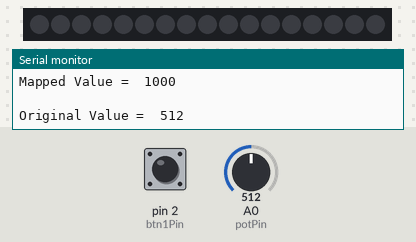
The sketch below on a simulated Arduino Uno, built with avr-gcc and run on an emulated ATmega328P. Parts: 17 RGB LEDs in strip order, left to right, the last lines printed to the serial monitor. The inputs (shaded band) are chosen by the test bench; at power-on: pin 2 (btn1Pin) LOW, A0 (potPin) = 512.

Above: at 1.2 s.
1.3 s: pin 2 (btn1Pin) pulled HIGH for 0.15 s
At 2.0 s:
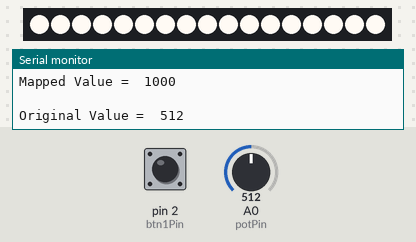
2.9 s: A0 (potPin) set to 396
4.5 s: A0 (potPin) set to 375
At 5.4 s:
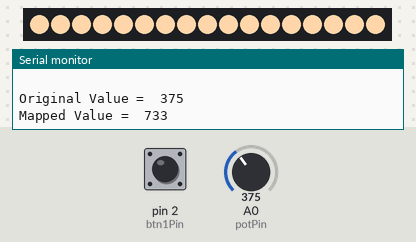
6.1 s: A0 (potPin) set to 135
7.7 s: A0 (potPin) set to 121
At 9.0 s:
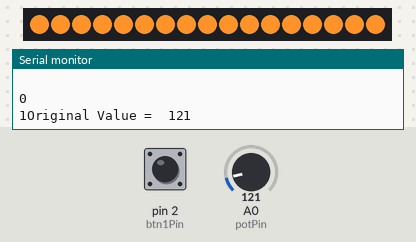
9.3 s: pin 2 (btn1Pin) pulled HIGH for 1 s
At 10.6 s:
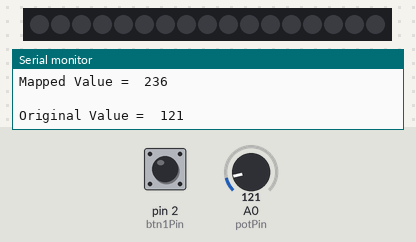
Timing chart, 0 to 12.3 s (numbered marks = the images above; inputs shaded):
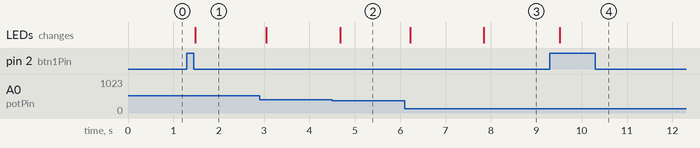

The sketch:

IntelligentLight002.ino
```cpp
#include <FastLED.h>
#define CHIPSET     WS2811       // define the led type
#define NUM_LEDS_PER_STRIP 17   // total number of leds per strip
#define LED_PIN 6
#define COLOR_ORDER GRB
#define BRIGHTNESS  255
CRGB leds[NUM_LEDS_PER_STRIP];
// Farvetemperaturer
int color1 = 0xFF9329; // Candle
int color2 = 0xFFC58F; // Tungsten40W
int color3 = 0xFFD6AA; // Tungsten100W
int color4 = 0xFFF1E0; // Halogen
int color5 = 0xFFFAF4; // CarbonArc
int color6 = 0xFFFFFB; // HighNoonSUN
int color7 = 0xFFFFFF; // DirectSunlight
int color8 = 0xC9E2FF; // OvercastSky
int color9 = 0x409CFF; // ClearBlueSky
//OnOffSwitch
int LEDState=0;
int btn1Pin=2;
int buttonNew;
int buttonOld=1;
int dt=100;
int currentColor;
int colorState = 0;
// Potentiometer
int lastPotValue;
int potPin = A0;
int Mapped;
int newMapped;

void setup() {
  Serial.begin(9600);
  pinMode (btn1Pin, INPUT);
  pinMode(potPin, INPUT);
  FastLED.addLeds<CHIPSET, LED_PIN, COLOR_ORDER>(leds, NUM_LEDS_PER_STRIP).setCorrection( TypicalSMD5050 );
  FastLED.setBrightness( BRIGHTNESS );
  for(int i = 0; i < NUM_LEDS_PER_STRIP; i++){
  leds[i]=CRGB::Black;
  FastLED.show();
  }
}

void loop(){
int potValue = analogRead(potPin);
Serial.print("Original Value =  ");
Serial.println(potValue);
Mapped = map(potValue, 0, 1023, 0, 2000);
newMapped = Mapped / 250;
Serial.print("Mapped Value =  ");
Serial.println(Mapped);
Serial.println(" ");

buttonNew=digitalRead(btn1Pin);

if (LEDState == 1){
  int potValue = analogRead(potPin);
  Mapped = map(potValue, 0, 1023, 0, 2000);
  newMapped = Mapped / 250;
  lightadjust();
}

if(buttonOld==0 && buttonNew==1){
  if (LEDState==0){
    digitalWrite(LED_PIN,HIGH);
    LEDState=1;
    Serial.println("on");
    for(int i = 0; i < NUM_LEDS_PER_STRIP; i++){
    int potValue = analogRead(potPin);
    Mapped = map(potValue, 0, 1023, 0, 2000);
    newMapped = Mapped / 250;
    leds[i]=currentColor;
    Serial.print(colorState);
    FastLED.show(); }
  } else{
    digitalWrite(LED_PIN, LOW);
    LEDState=0;
    Serial.println("off");
    for(int i = 0; i < NUM_LEDS_PER_STRIP; i++){
    leds[i]=CRGB::Black;
    FastLED.show(); }
  }
}
buttonOld=buttonNew;
}


void lightadjust() {
int potValue = analogRead(potPin);
Serial.print("Original Value =  ");
Serial.println(potValue);
Mapped = map(potValue, 0, 1023, 0, 2000);
newMapped = Mapped / 250;
Serial.print("Mapped Value =  ");
Serial.println(Mapped);
Serial.println(" ");
if (newMapped != lastPotValue) {
  switch(newMapped) {
  case 0:
    for(int i = 0; i < NUM_LEDS_PER_STRIP; i++){
    leds[i]=color1;
    currentColor = color1;
    colorState = 1;
    FastLED.show(); }
    Serial.println("0");
    Serial.print(colorState);
    break;
  case 1:
    for(int i = 0; i < NUM_LEDS_PER_STRIP; i++){
    leds[i]=color2;
    currentColor = color2;
    colorState = 2;
    FastLED.show(); }
    Serial.println("1");
    Serial.print(colorState);
    break;
  case 2:
    Serial.println("2");
    for(int i = 0; i < NUM_LEDS_PER_STRIP; i++){
    leds[i]=color3;
    currentColor = color3;
    colorState = 3;
    Serial.print(colorState);
    FastLED.show(); }
    break;
  case 3:
    for(int i = 0; i < NUM_LEDS_PER_STRIP; i++){
    leds[i]=color4;
    currentColor = color4;
    colorState = 4;
    FastLED.show(); }
    Serial.println("3");
    Serial.print(colorState);
    break;
  case 4:
      for(int i = 0; i < NUM_LEDS_PER_STRIP; i++){
    leds[i]=color5;
    currentColor = color5;
    colorState = 5;
    FastLED.show(); }
    Serial.println("4");
    Serial.print(colorState);
    break;
  case 5:
      for(int i = 0; i < NUM_LEDS_PER_STRIP; i++){
    leds[i]=color6;
    currentColor = color6;
    colorState = 6;
    FastLED.show(); }
    Serial.println("5");
    Serial.print(colorState);
    break;
  case 6:
    for(int i = 0; i < NUM_LEDS_PER_STRIP; i++){
    leds[i]=color7;
    currentColor = color7;
    colorState = 7;
    FastLED.show(); }
    Serial.println("6");
    Serial.print(colorState);
    break;
  case 7:
    for(int i = 0; i < NUM_LEDS_PER_STRIP; i++){
    leds[i]=color8;
    currentColor = color8;
    colorState = 8;
    FastLED.show(); }
    Serial.println("7");
    Serial.print(colorState);
    break;
  default:
    Serial.println("Error");
    break;
    }
  lastPotValue = potValue;
    }
}
```

Measured:
- the behaviour switches between 384 and 383 on A0 (potPin) (found by bisection; images 1 and 2)
- the behaviour switches between 128 and 127 on A0 (potPin) (found by bisection; images 2 and 3)
- after the input at 1.3 s, the LEDs: change after 0.19 s (image 1)
- after the input at 4.5 s, the LEDs: change after 0.18 s (image 2)
- after the input at 7.7 s, the LEDs: change after 0.15 s (image 3)
- after the input at 9.3 s, the LEDs: change after 0.22 s (image 4)
